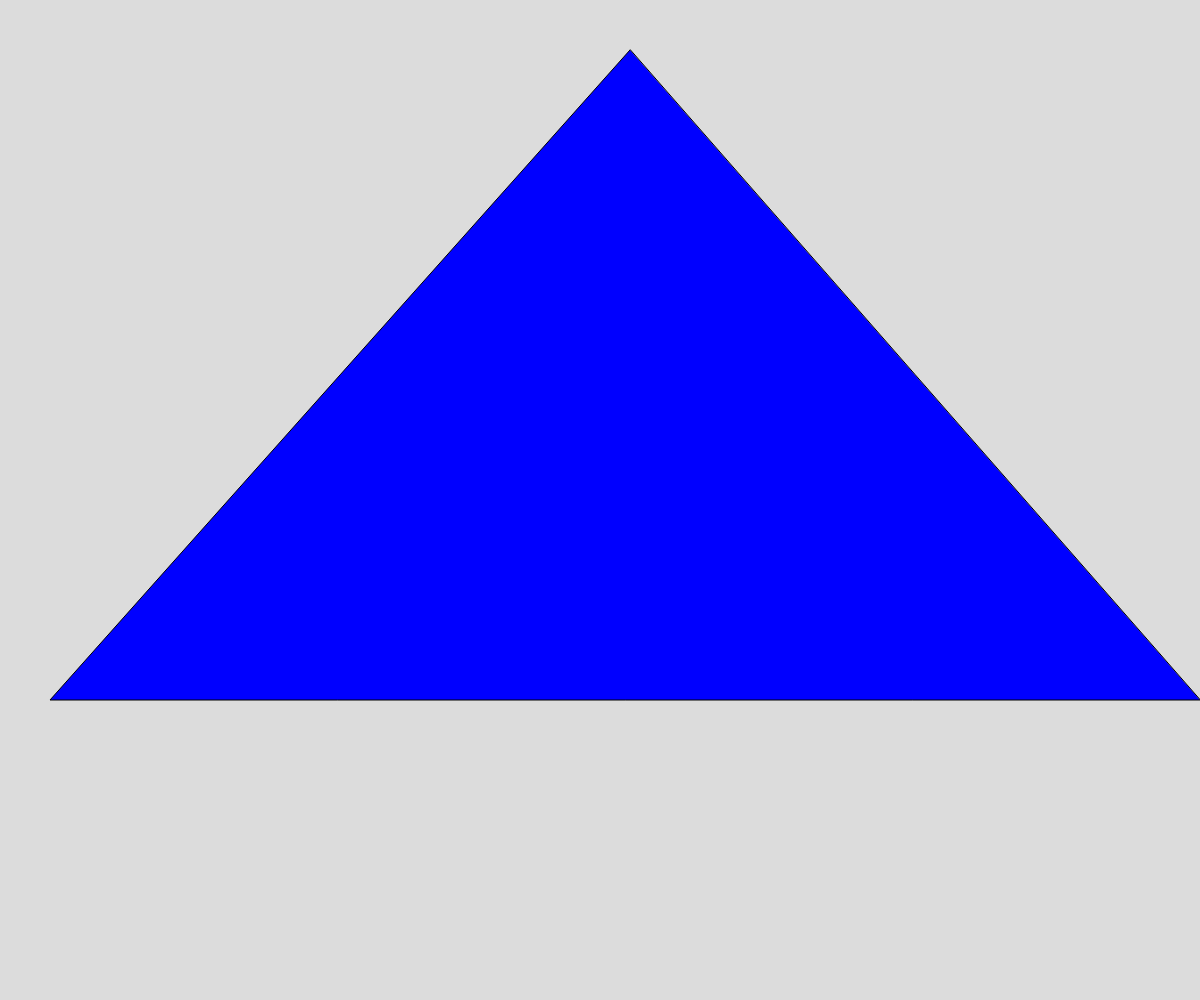
Frame 1 (no input)
Frame 60 (no input): identical to frame 1, image omitted
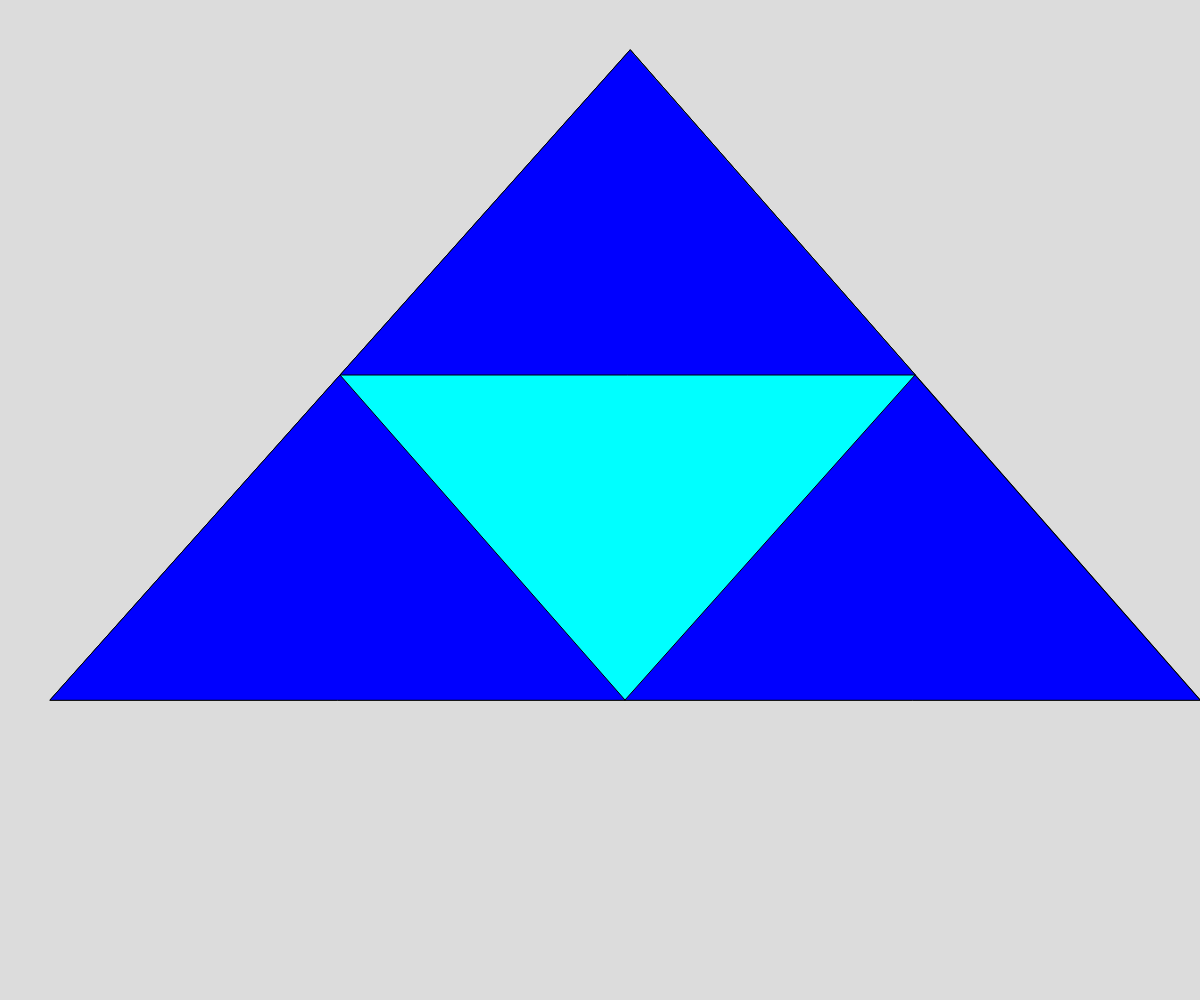
Frame 120 (the mouse pressed at the canvas centre since frame 60)

The p5.js sketch that drew these frames (run headless with seeded random() and noise() and a simulated clock; from frame 60 on, the mouse is pressed at the canvas centre):

// p5.js sketch
// ── sketch.js
// Sierpinski Triangle

let initialTriangle = [
  {x: 630, y: 50},
  {x: 50, y: 700},
  {x: 1200, y: 700}
];

let theDepth = 0;
let theColors = ["blue", "cyan", "pink", "yellow", "lilac", "green", "peach", "purple", "magenta"];

function setup() {
  createCanvas(windowWidth, windowHeight);
}

function draw() {
  background(220);
  sierpinski(initialTriangle, theDepth);
}

function mousePressed() {
  if (theDepth < 8) {
    theDepth++;
  }
}

function sierpinski(points, depth) {
  fill(theColors[depth]);
  triangle(points[0].x, points[0].y, points[1].x, points[1].y, points[2].x, points[2].y);

  // escape clause
  if (depth > 0) {
  // draw the upper triangle
    sierpinski([points[0], midpoint(points[0], points[1]), midpoint(points[0], points[2])], depth - 1);

    // draw left triangle
    sierpinski([points[1], midpoint(points[0], points[1]), midpoint(points[1], points[2])], depth - 1);

    // draw right triangle
    sierpinski([points[2], midpoint(points[0], points[2]), midpoint(points[1], points[2])], depth - 1);

  }
}

function midpoint(point1, point2) {
  let midX = (point1.x + point2.x) / 2;
  let midY = (point1.y + point2.y) / 2;

  return {x: midX, y: midY};
}
